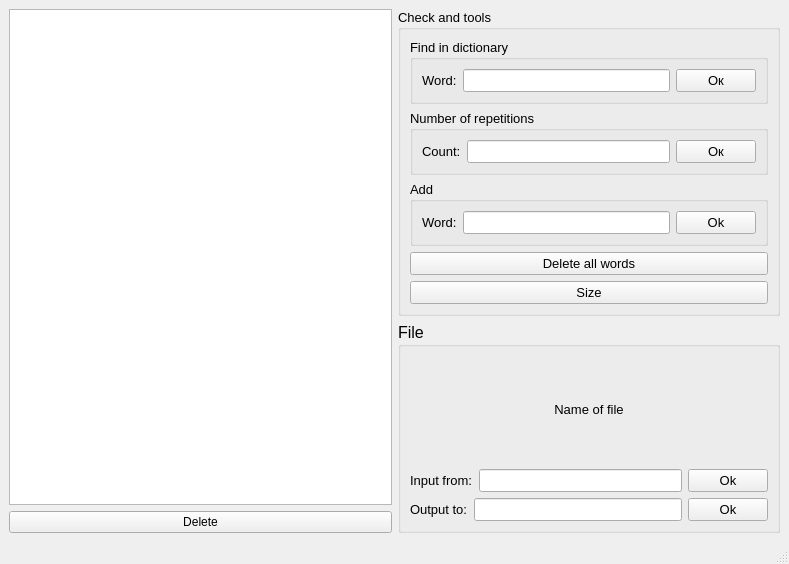
<?xml version="1.0" encoding="UTF-8"?>
<ui version="4.0">
 <class>MainWindow</class>
 <widget class="QMainWindow" name="MainWindow">
  <property name="geometry">
   <rect>
    <x>0</x>
    <y>0</y>
    <width>789</width>
    <height>564</height>
   </rect>
  </property>
  <property name="windowTitle">
   <string>MainWindow</string>
  </property>
  <widget class="QWidget" name="centralwidget">
   <layout class="QHBoxLayout" name="horizontalLayout_5">
    <item>
     <layout class="QVBoxLayout" name="verticalLayout_4">
      <item>
       <widget class="QListWidget" name="listWidget"/>
      </item>
      <item>
       <widget class="QPushButton" name="pushButton_delete">
        <property name="text">
         <string>Delete</string>
        </property>
       </widget>
      </item>
     </layout>
    </item>
    <item>
     <layout class="QVBoxLayout" name="verticalLayout_5">
      <item>
       <widget class="QGroupBox" name="groupBox_2">
        <property name="font">
         <font>
          <pointsize>10</pointsize>
         </font>
        </property>
        <property name="title">
         <string>Check and tools</string>
        </property>
        <layout class="QVBoxLayout" name="verticalLayout">
         <item>
          <widget class="QGroupBox" name="groupBox_3">
           <property name="title">
            <string>Find in dictionary</string>
           </property>
           <layout class="QHBoxLayout" name="horizontalLayout">
            <item>
             <layout class="QHBoxLayout" name="horizontalLayout_2">
              <item>
               <widget class="QLabel" name="label_2">
                <property name="font">
                 <font>
                  <pointsize>10</pointsize>
                 </font>
                </property>
                <property name="text">
                 <string>Word:</string>
                </property>
               </widget>
              </item>
              <item>
               <widget class="QLineEdit" name="lineEdit_find"/>
              </item>
              <item>
               <widget class="QPushButton" name="pushButton_find_ok">
                <property name="font">
                 <font>
                  <pointsize>10</pointsize>
                 </font>
                </property>
                <property name="text">
                 <string>Ок</string>
                </property>
               </widget>
              </item>
             </layout>
            </item>
           </layout>
          </widget>
         </item>
         <item>
          <widget class="QGroupBox" name="groupBox_4">
           <property name="title">
            <string>Number of repetitions</string>
           </property>
           <layout class="QVBoxLayout" name="verticalLayout_3">
            <item>
             <layout class="QHBoxLayout" name="horizontalLayout_3">
              <item>
               <widget class="QLabel" name="label_3">
                <property name="font">
                 <font>
                  <pointsize>10</pointsize>
                 </font>
                </property>
                <property name="text">
                 <string>Count:</string>
                </property>
               </widget>
              </item>
              <item>
               <widget class="QLineEdit" name="lineEdit_nor"/>
              </item>
              <item>
               <widget class="QPushButton" name="pushButton_nor_ok">
                <property name="font">
                 <font>
                  <pointsize>10</pointsize>
                 </font>
                </property>
                <property name="text">
                 <string>Ок</string>
                </property>
               </widget>
              </item>
             </layout>
            </item>
           </layout>
          </widget>
         </item>
         <item>
          <widget class="QGroupBox" name="groupBox">
           <property name="title">
            <string>Add</string>
           </property>
           <layout class="QVBoxLayout" name="verticalLayout_2">
            <item>
             <layout class="QHBoxLayout" name="horizontalLayout_4">
              <item>
               <widget class="QLabel" name="label">
                <property name="text">
                 <string>Word:</string>
                </property>
               </widget>
              </item>
              <item>
               <widget class="QLineEdit" name="lineEdit_add"/>
              </item>
              <item>
               <widget class="QPushButton" name="pushButton_add_ok">
                <property name="text">
                 <string>Ok</string>
                </property>
               </widget>
              </item>
             </layout>
            </item>
           </layout>
          </widget>
         </item>
         <item>
          <widget class="QPushButton" name="pushButton_delete_all">
           <property name="font">
            <font>
             <pointsize>10</pointsize>
            </font>
           </property>
           <property name="text">
            <string>Delete all words</string>
           </property>
          </widget>
         </item>
         <item>
          <widget class="QPushButton" name="pushButton_size">
           <property name="font">
            <font>
             <pointsize>10</pointsize>
            </font>
           </property>
           <property name="text">
            <string>Size</string>
           </property>
          </widget>
         </item>
        </layout>
       </widget>
      </item>
      <item>
       <widget class="QGroupBox" name="groupBox_9">
        <property name="font">
         <font>
          <pointsize>12</pointsize>
         </font>
        </property>
        <property name="title">
         <string>File</string>
        </property>
        <layout class="QVBoxLayout" name="verticalLayout_6">
         <item>
          <layout class="QVBoxLayout" name="verticalLayout_14">
           <item>
            <widget class="QLabel" name="label_18">
             <property name="font">
              <font>
               <pointsize>10</pointsize>
              </font>
             </property>
             <property name="text">
              <string>Name of file</string>
             </property>
             <property name="alignment">
              <set>Qt::AlignCenter</set>
             </property>
            </widget>
           </item>
           <item>
            <layout class="QHBoxLayout" name="horizontalLayout_17">
             <item>
              <widget class="QLabel" name="label_19">
               <property name="font">
                <font>
                 <pointsize>10</pointsize>
                </font>
               </property>
               <property name="text">
                <string>Input from:</string>
               </property>
              </widget>
             </item>
             <item>
              <widget class="QLineEdit" name="lineEdit_file_input_name">
               <property name="font">
                <font>
                 <pointsize>10</pointsize>
                </font>
               </property>
              </widget>
             </item>
             <item>
              <widget class="QPushButton" name="pushButton_file_input_ok">
               <property name="font">
                <font>
                 <pointsize>10</pointsize>
                </font>
               </property>
               <property name="text">
                <string>Ok</string>
               </property>
              </widget>
             </item>
            </layout>
           </item>
           <item>
            <layout class="QHBoxLayout" name="horizontalLayout_18">
             <item>
              <widget class="QLabel" name="label_20">
               <property name="font">
                <font>
                 <pointsize>10</pointsize>
                </font>
               </property>
               <property name="text">
                <string>Output to:</string>
               </property>
              </widget>
             </item>
             <item>
              <widget class="QLineEdit" name="lineEdit_file_output_name">
               <property name="font">
                <font>
                 <pointsize>10</pointsize>
                </font>
               </property>
              </widget>
             </item>
             <item>
              <widget class="QPushButton" name="pushButton_file_output_ok">
               <property name="font">
                <font>
                 <pointsize>10</pointsize>
                </font>
               </property>
               <property name="text">
                <string>Ok</string>
               </property>
              </widget>
             </item>
            </layout>
           </item>
          </layout>
         </item>
        </layout>
       </widget>
      </item>
     </layout>
    </item>
   </layout>
  </widget>
  <widget class="QMenuBar" name="menubar">
   <property name="geometry">
    <rect>
     <x>0</x>
     <y>0</y>
     <width>789</width>
     <height>26</height>
    </rect>
   </property>
  </widget>
  <widget class="QStatusBar" name="statusbar"/>
 </widget>
 <resources/>
 <connections/>
</ui>
